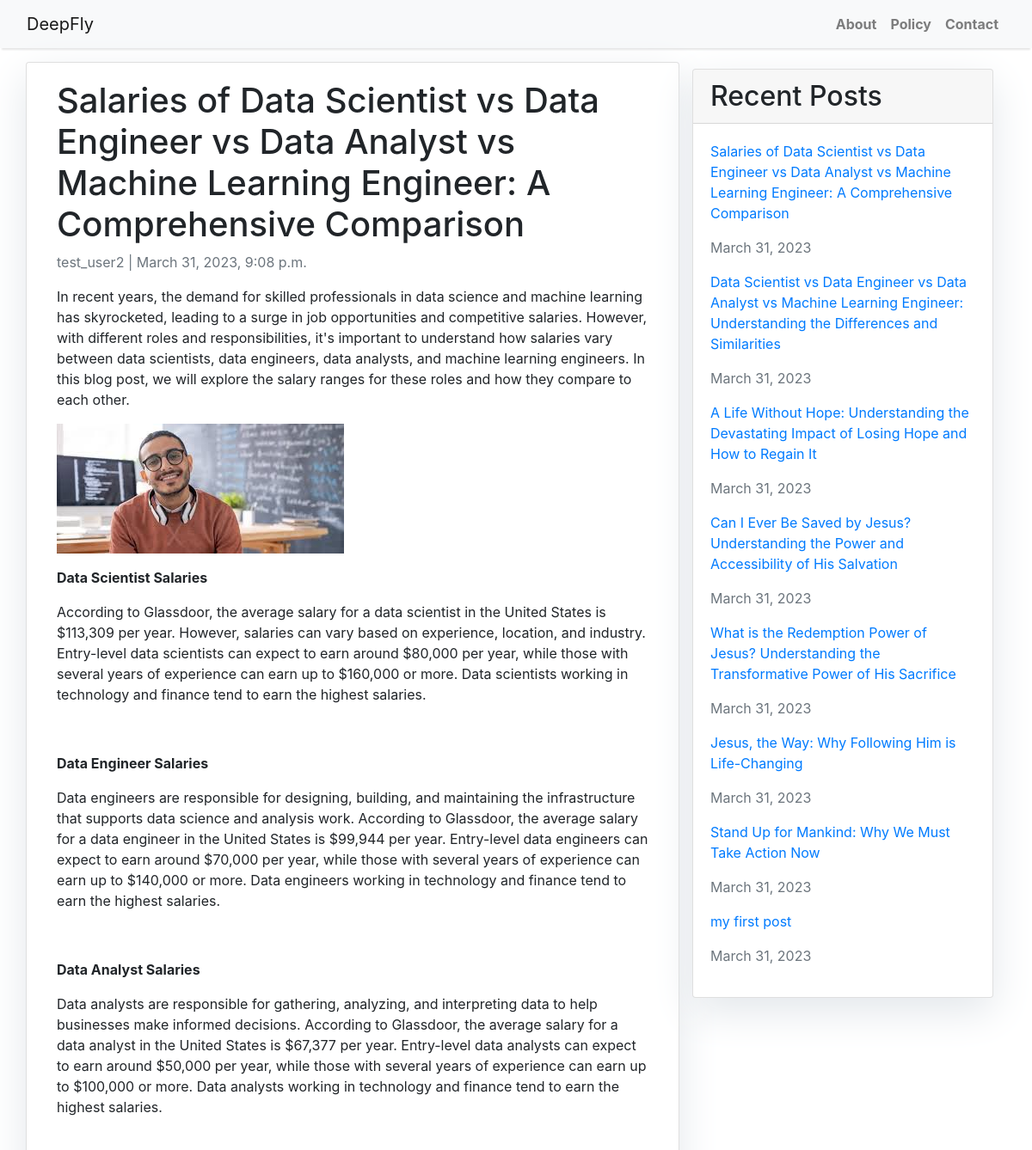
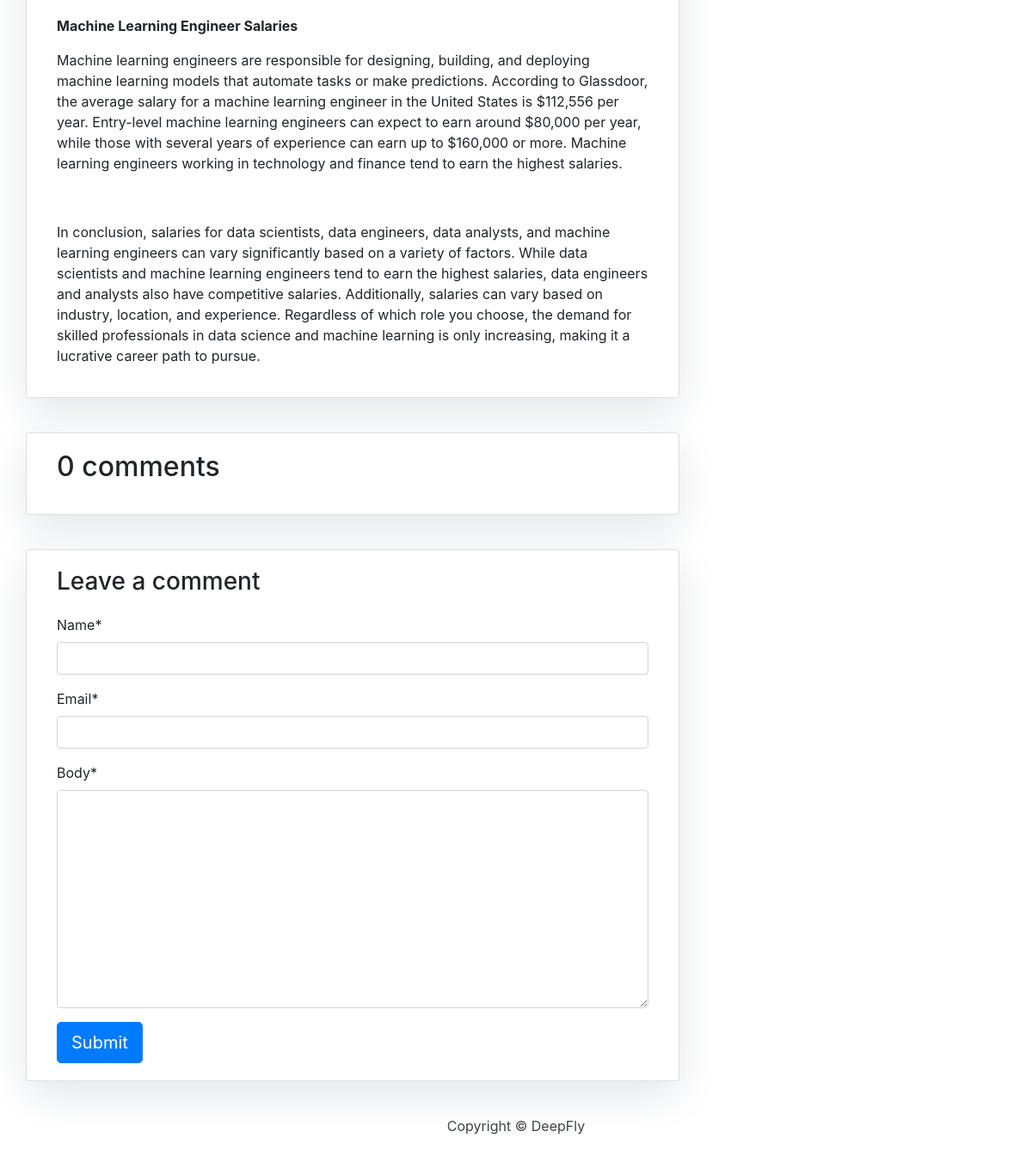
The page /salaries-of-data-scientist-vs-data-engineer-vs-data-analyst-vs-machine-learning-engineer-a-comprehensive-comparison/ on the database its author committed (2 pictures, top to bottom).
### blog/models.py (models this page shows, shortened)
class Post(models.Model):
    title = models.CharField(max_length=200, unique=True)
    slug = models.SlugField(max_length=200, unique=True)
    author = models.ForeignKey(User, on_delete= models.CASCADE,related_name='blog_posts')
    updated_on = models.DateTimeField(auto_now= True)
    content = models.TextField()
    created_on = models.DateTimeField(auto_now_add=True)
    status = models.IntegerField(choices=STATUS, default=0)
    class Meta:
        ordering = ['-created_on']

### blog/views.py (the view)
# urls.py: path('<slug:slug>/', views.post_detail, name='post_detail'),
def post_detail(request, slug):
    template_name = 'post_detail.html'
    post = get_object_or_404(Post, slug=slug)
    comments = post.comments.filter(active=True)
    recent_posts = Post.objects.filter(created_on__lte=timezone.now()).order_by('-created_on')[:10]
    new_comment = None
    if request.method == 'POST':
        comment_form = CommentForm(data=request.POST)
        if comment_form.is_valid():
            new_comment = comment_form.save(commit=False)
            new_comment.post = post
            new_comment.save()
    else:
        comment_form = CommentForm()
    return render(request, template_name, {'post': post, \
                                        'comments': comments,\
                                        'new_comment': new_comment,\
                                        'comment_form': comment_form,\
                                        'recent_posts': recent_posts})

### blog/forms.py
class CommentForm(forms.ModelForm):
    class Meta:
        model = Comment
        fields = ('name', 'email', 'body')

### templates/post_detail.html (shortened to what this page needs)
{% extends 'base.html' %} {% block content %}
    {% load crispy_forms_tags %}
    <div class="container">
        <div class="row">
            <div class="col-md-8 card mb-4  mt-3 left  top">
                <div class="card-body">
                    <h1>{% block title %} {{ post.title }} {% endblock title %}</h1>
                    <p class=" text-muted">{{ post.author }} | {{ post.created_on }}</p>
                    <p class="card-text ">{{ post.content | safe }}</p>
                </div>
            </div>
            {% block sidebar %} {% include 'sidebar.html' %} {% endblock sidebar %}
            <div class="col-md-8 card mb-4  mt-3 ">
                <div class="card-body">
                    {% with comments.count as total_comments %}
                        <h2>{{ total_comments }} comments</h2>
                    {% endwith %}
                </div>
            </div>
            <div class="col-md-8 card mb-4  mt-3 ">
                <div class="card-body">
                    {% if new_comment %}
                        <div class="alert alert-success" role="alert">
                            Your comment is awaiting moderation
                        </div>
                    {% else %}
                        <h3>Leave a comment</h3>
                        <form method="post" style="margin-top: 1.3em;">
                            {{ comment_form | crispy }}
                            <button type="submit" class="btn btn-primary  btn-lg">Submit</button>
                        </form>
                    {% endif %}
                </div>
            </div>
        </div>
    </div>
{% endblock content %}

### templates/base.html (shortened to what this page needs)
{% load static %}
<!DOCTYPE html>
<html>
    <head>
        <link rel="stylesheet" href="{% static 'css/base.css' %}">
        <link rel="stylesheet" href="https://maxcdn.bootstrapcdn.com/bootstrap/4.0.0/css/bootstrap.min.css"
 />
    </head>
    <body>
        <nav class="navbar navbar-expand-lg navbar-light bg-light shadow" id="mainNav">
            <div class="container-fluid">
                <a class="navbar-brand" href="{% url 'home' %}">DeepFly</a>
                <div class="collapse navbar-collapse" id="navbarResponsive">
                    <ul class="navbar-nav ml-auto">
                        <li class="nav-item text-black">
                            <a class="nav-link text-black font-weight-bold" href="#">About</a>
                        </li>
                        <li class="nav-item text-black">
                            <a class="nav-link text-black font-weight-bold" href="#">Policy</a>
                        </li>
                        <li class="nav-item text-black">
                            <a class="nav-link text-black font-weight-bold" href="#">Contact</a>
                        </li>
                    </ul>
                </div>
            </div>
        </nav>
        {% block content %}{% endblock content %}
        <footer class="py-3 bg-grey">
            <p class="m-0 text-dark text-center ">Copyright &copy; DeepFly</p>
        </footer>
    </body>
</html>

### templates/sidebar.html (shortened to what this page needs)
{% block sidebar %}
<div class="col-md-4 float-right">
    <div class="card my-4">
    <h2 class="card-header">Recent Posts</h2>
        <div class="card-body">
            {% for post in recent_posts %}
            <p><a href="{% url 'post_detail' post.slug %}">{{ post.title }}</a>
                <p class="card-text text-muted">{{ post.created_on|date:"F j, Y" }}</p>
            </p>
            {% endfor %}
        </div>
    </div>
</div>
{% endblock sidebar %}

### static/css/base.css (style rules this page uses)
body { font-family: "Roboto", sans-serif; font-size: 17px; background-color: #fdfdfd; }
.shadow { box-shadow: 0 4px 2px -2px rgba(0, 0, 0, 0.1); }
.card { box-shadow: 0 16px 48px #E3E7EB; }

### templates/sidebar.html (style rules this page uses)
.card { box-shadow: 0 16px 48px #E3E7EB; }

### rows shown on the page
Post: title "Salaries of Data Scientist vs Data Engineer vs Data Analyst vs Machine Learning Engineer: A Comprehensive Comparison", author "test_user2", created_on "March 31, 2023, 9:08 p.m.", content "In recent years, the demand for skilled professionals in data science and machine learning has skyrocketed, leading to a surge in job opportunities and competitive salaries. However, with different roles and responsibilities, it's important to understand how salaries vary between data scientists, data engineers, data analysts, and machine learning engineers. In this blog post, we will explore the salary ranges for these roles and how they compare to each other. Data Scientist Salaries According to Glassdoor, the average salary for a data scientist in the United States is $113,309 per year. However, salaries can vary based on experience, location, and industry. Entry-level data scientists…", content (picture), created_on "March 31, 2023"
Post: title "Data Scientist vs Data Engineer vs Data Analyst vs Machine Learning Engineer: Understanding the Differences and Similarities", created_on "March 31, 2023"
Post: title "A Life Without Hope: Understanding the Devastating Impact of Losing Hope and How to Regain It", created_on "March 31, 2023"
Post: title "Can I Ever Be Saved by Jesus? Understanding the Power and Accessibility of His Salvation", created_on "March 31, 2023"
Post: title "What is the Redemption Power of Jesus? Understanding the Transformative Power of His Sacrifice", created_on "March 31, 2023"
Post: title "Jesus, the Way: Why Following Him is Life-Changing", created_on "March 31, 2023"
Post: title "Stand Up for Mankind: Why We Must Take Action Now", created_on "March 31, 2023"
Post: title "my first post", created_on "March 31, 2023"

### other values the page prints
{{ total_comments }} "0"
